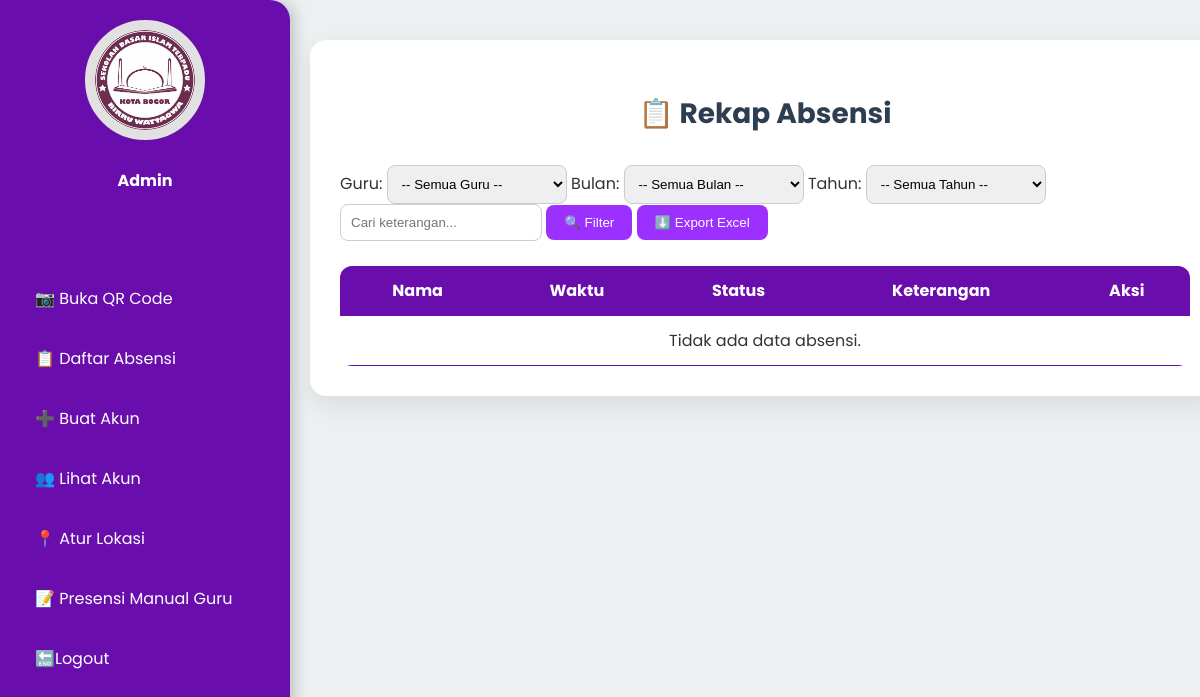
Page /absensi/ (signed in) on the earlier database version.
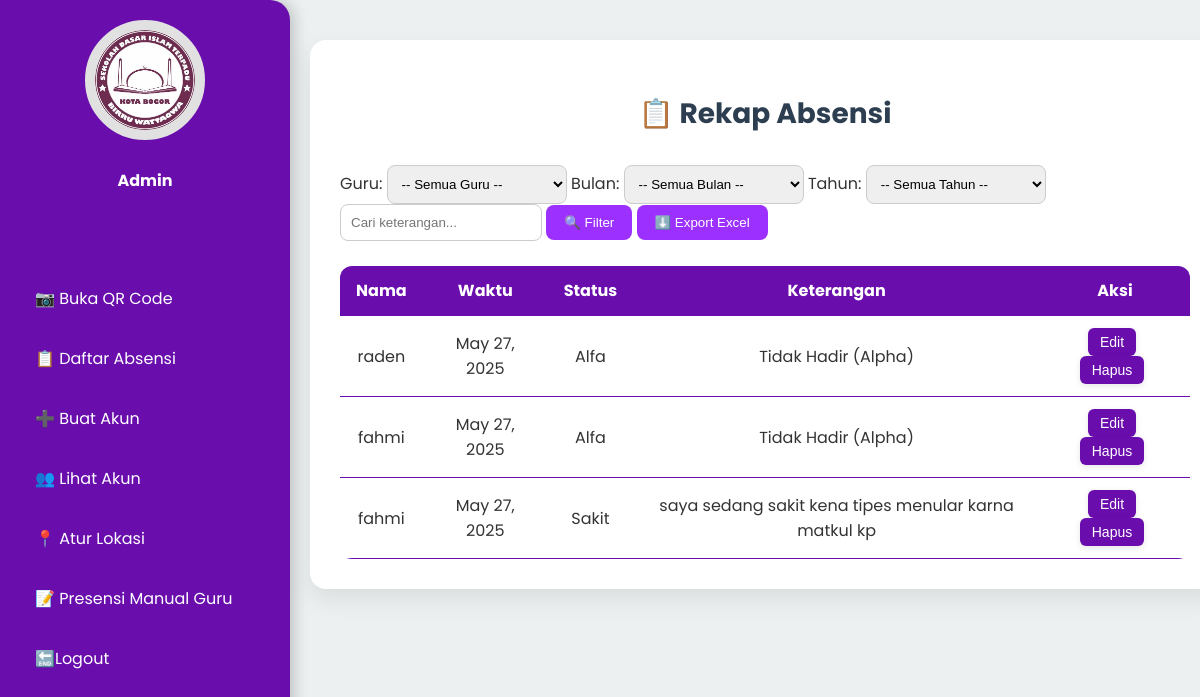
Same page on the later database version.
### birruwattaqwa/models.py (models this page shows, shortened)
class Absensi(models.Model):
    STATUS_CHOICES = [
        ('Hadir', 'Hadir'),
        ('Izin', 'Izin'),
        ('Sakit', 'Sakit'),
        ('Alfa', 'Alfa'),
    ]
    guru = models.ForeignKey(User, on_delete=models.CASCADE)
    tanggal = models.DateField(auto_now_add=True)
    status = models.CharField(max_length=10, choices=STATUS_CHOICES)
    keterangan = models.TextField(blank=True, null=True)  # Keterangan umum
    bulan = models.CharField(max_length=20)  # Simpan bulan sebagai nama, bukan angka
    tahun = models.IntegerField()
    jam_absensi = models.TimeField(auto_now_add=True)
    lokasi = models.CharField(max_length=255, blank=True, null=True)
    latitude = models.FloatField(blank=True, null=True)  # Tambahkan ini
    longitude = models.FloatField(blank=True, null=True)  # Tambahkan ini
    qrcodes = models.ImageField(upload_to='qr_codes/', blank=True)

### birruwattaqwa/views.py (the view, shortened to what this page needs)
# urls.py: path('absensi/', view_absensi, name='list_absen'),
@login_required
@user_passes_test(lambda u: u.groups.filter(name='Admin').exists())
def view_absensi(request):
    user = request.user
    guru_filter = request.GET.get('guru', '')
    search_query = request.GET.get('search', '')
    bulan_filter = request.GET.get('bulan')
    tahun_filter = request.GET.get('tahun')
    bulan_list = [
    ("01", "Januari"),
    ("02", "Februari"),
    ("03", "Maret"),
    ("04", "April"),
    ("05", "May"),
    ("06", "Juni"),
    ("07", "Juli"),
    ("08", "Agustus"),
    ("09", "September"),
    ("10", "Oktober"),
    ("11", "November"),
    ("12", "Desember"),
]
    tahun_list = [str(tahun) for tahun in range(2023, datetime.date.today().year + 1)]
    if user.groups.filter(name='Admin').exists():
        absensi_list = Absensi.objects.all()
        guru_list = User.objects.filter(groups__name='Guru')
        if guru_filter:
            absensi_list = absensi_list.filter(guru__id=guru_filter)
        if search_query:
            absensi_list = absensi_list.filter(keterangan__icontains=search_query)
        if bulan_filter and tahun_filter:
            absensi_list = absensi_list.filter(tanggal__month=bulan_filter, tanggal__year=tahun_filter)
    return render(request, 'birruwattaqwa/admin/list_absen.html', {
        'absensi_list': absensi_list,
        'guru_list': guru_list,
        'selected_guru': guru_filter,
        'search_query': search_query,
        'selected_bulan': bulan_filter,
        'selected_tahun': tahun_filter,
        'bulan_list': bulan_list,
        'tahun_list': tahun_list,
    })

### birruwattaqwa/templates/birruwattaqwa/admin/list_absen.html (shortened to what this page needs)
{% load static %}
<!DOCTYPE html>
<html lang="id">
<head>
    <link rel="stylesheet" href="{% static 'css/admin/list_absen.css' %}">
    <link rel="stylesheet" href="{% static 'css/admin/D_sidebar.css' %}">
</head>
<body>
<div class="dashboard">
    <div class="sidebar" data-aos="fade-right">
        <div class="profile" data-aos="zoom-in">
        <a href="{% url 'dashboard_admin' %}">
            <img src="/media/logo.jpeg" alt="Foto Admin" />
        </a>
            <h4>Admin</h4>
        </div>
        <ul>
            <li><a href="{% url 'generate_admin_qrcode' %}">📷 Buka QR Code</a></li>
            <li><a href="{% url 'list_absen' %}">📋 Daftar Absensi</a></li>
            <li><a href="{% url 'registrasi' %}">➕ Buat Akun</a></li>
            <li><a href="{% url 'list_users' %}">👥 Lihat Akun</a></li>
            <li><a href="{% url 'atur_lokasi_absen' %}">📍 Atur Lokasi</a></li>
            <li><a href="{% url 'input_absensi_manual' %}">📝 Presensi Manual Guru</a></li>
            <li><a href="{% url 'logout' %}">🔚Logout</a></li>
        </ul>
    </div>
    <div class="content">
        <div class="rekap-container">
            <h2>📋 Rekap Absensi</h2>
            <div class="filter-bar">
                <form method="GET" action="{% url 'list_absen' %}">
                    {% if guru_list %}
                        <label for="guru">Guru:</label>
                        <select name="guru" id="guru">
                            <option value="">-- Semua Guru --</option>
                        </select>
                    {% endif %}
                    <label for="bulan">Bulan:</label>
                    <select name="bulan" id="bulan">
                        <option value="">-- Semua Bulan --</option>
                    </select>
                    <label for="tahun">Tahun:</label>
                    <select name="tahun" id="tahun">
                        <option value="">-- Semua Tahun --</option>
                    </select>
                    <input type="text" name="search" placeholder="Cari keterangan..." value="{{ search_query }}">
                    <button type="submit">🔍 Filter</button>
                    <button type="submit" name="export" value="1">⬇️ Export Excel</button>
                </form>
            </div>
            <div class="table-wrapper">
                <table>
                    <thead>
                        <tr>
                            <th>Nama</th>
                            <th>Waktu</th>
                            <th>Status</th>
                            <th>Keterangan</th>
                            <th>Aksi</th>
                        </tr>
                    </thead>
                    <tbody>
                        {% for absensi in absensi_list %}
                        <tr id="absensi-row-{{ absensi.id }}">
                            <td>{{ absensi.guru.get_full_name|default:absensi.guru.username }}</td>
                            <td class="absensi-tanggal">{{ absensi.tanggal }}</td>
                            <td class="absensi-status">{{ absensi.status }}</td>
                            <td class="absensi-keterangan">{{ absensi.keterangan }}</td>
                            <td>
                                <button class="btn-custom edit-btn"
        data-id="{{ absensi.id }}"
        data-status="{{ absensi.status }}"
        data-keterangan="{{ absensi.keterangan }}">
     Edit
</button>
<button class="btn-custom delete-btn"
        data-id="{{ absensi.id }}">
     Hapus
</button>
                            </td>
                        </tr>
                        {% empty %}
                        <tr>
                            <td colspan="5" style="text-align:center;">Tidak ada data absensi.</td>
                        </tr>
                        {% endfor %}
                    </tbody>
                </table>
            </div>
        </div>
    </div>
</div>
</body>
</html>

### birruwattaqwa/static/css/admin/list_absen.css (style rules this page uses)
body { font-family: 'Poppins', sans-serif; background: #f0f4f8; margin: 0; padding: 0; color: #333; display: flex; }
.rekap-container { width: 100%; padding: 30px; background: #fff; border-radius: 16px; box-shadow: 0 10px 25px rgba(0, 0, 0, 0.08); animation: fadeIn 1s ease; }
.rekap-container h2 { text-align: center; font-size: 28px; margin-bottom: 30px; color: #2c3e50; }
.filter-bar { display: flex; justify-content: center; gap: 10px; flex-wrap: wrap; margin-bottom: 25px; }
.filter-bar select, .filter-bar input[type="text"] { padding: 10px; border: 1px solid #ccc; border-radius: 8px; min-width: 180px; transition: 0.3s ease; }
.filter-bar button { padding: 10px 18px; background-color: #9b30ff; border: none; color: white; border-radius: 8px; cursor: pointer; transition: 0.3s; font-weight: 500; }
.table-wrapper { overflow-x: auto; margin-top: 20px; }
table { width: 100%; border-collapse: collapse; border-radius: 12px; overflow: hidden; }
thead { background-color: #6a0dad; color: white; }
th, td { padding: 12px 16px; text-align: center; border-bottom: 1px solid #6a0dad; }
.btn-custom { padding: 6px 12px; font-size: 14px; border: none; border-radius: 6px; cursor: pointer; color: white; margin-right: 6px; transition: background-color 0.2s ease, transform 0.1s ease; box-shadow: 0 2px 6px rgba(0,0,0,0.1); }
.edit-btn { background-color: #6a0dad; }
.delete-btn { background-color: #6a0dad; }

### birruwattaqwa/static/css/admin/D_sidebar.css (style rules this page uses)
body { display: flex; margin: 0; padding: 0; font-family: 'Poppins', sans-serif; }
.sidebar { width: 250px; background-color: #6a0dad; color: white; position: fixed; top: 0; left: 0; height: 100vh; padding: 20px; display: flex; flex-direction: column; overflow: scroll; scrollbar-width: none; -ms-overflow-style: none; border-top-right-radius: 20px; border-bottom-right-radius: 20px; box-shadow: 4px 0 15px rgba(0, 0, 0, 0.2); transition: left 0.3s ease-in-out; z-index: 998; }
.sidebar .profile { text-align: center; margin-bottom: 30px; }
.sidebar .profile img { width: 100px; height: 100px; border-radius: 50%; object-fit: cover; transition: transform 0.3s ease-in-out; }
.sidebar ul { list-style: none; padding: 0; }
.sidebar ul li { margin: 15px 0; }
.sidebar ul li a { color: white; text-decoration: none; display: block; padding: 10px 15px; border-radius: 12px; transition: background-color 0.3s, transform 0.3s; }
img { width: 100%; max-width: 300px; border: 10px solid #e1e1e1; border-radius: 20px; background: white; }
.content { margin-left: 270px; padding: 30px; flex-grow: 1; background-color: #ecf0f1; min-height: 100vh; }
.content { flex: 1; padding: 40px; }

Differences in the rows shown:
added Absensi: guru.get_full_name "raden", tanggal "May 27, 2025", status "Alfa", keterangan "Tidak Hadir (Alpha)"
added Absensi: guru.get_full_name "fahmi", tanggal "May 27, 2025", status "Alfa", keterangan "Tidak Hadir (Alpha)"
added Absensi: guru.get_full_name "fahmi", tanggal "May 27, 2025", status "Sakit", keterangan "saya sedang sakit kena tipes menular karna matkul kp"
Other differences:
text no longer shown: "Tidak ada data absensi."
